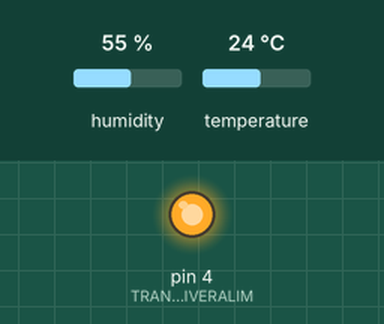
The sketch below on a simulated Arduino Uno, built with avr-gcc and run on an emulated ATmega328P. Parts: output pins drawn as LEDs (lit = HIGH). The inputs (shaded band) are chosen by the test bench; at power-on: humidity 55 %, temperature 24 °C. Random numbers use the default seed unless the sketch sets one; pins used as bus, display or sensor lines are not drawn; what the sketch prints to the serial monitor is not drawn.

Above: at 0.1 s.
At 121.0 s:
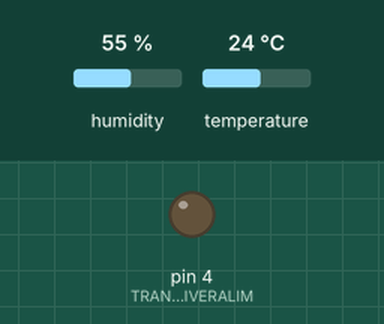
Timing chart, 0 to 130.0 s (numbered marks = the images above):
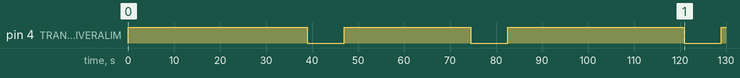

Measured:
- by itself, pin 4 (TRANSCEIVERALIM): goes HIGH 38.9 s, LOW 8.1 s, HIGH 27.6 s, LOW 8.1 s, HIGH 38.4 s, LOW 8.1 s, then HIGH

The sketch:

Temp_probe.ino
```cpp
#include <LowPower.h>
#include <DHT.h>
#include <math.h>


#define DHTPIN 2
#define DHTTYPE DHT11
#define DHTALIM 3
#define TRANSCEIVERALIM 4

DHT dht(DHTPIN, DHTTYPE);

int sleep_index=0;
int mote_addr = 69;

void setup() {
  Serial.begin(9600);
  dht.begin();
  pinMode(DHTALIM, OUTPUT);
  pinMode(TRANSCEIVERALIM, OUTPUT);
}

int sendData(int temp, int hum)
{
	int send_temp, cs_temp, cs_hum, redund, cs_redund;
  int ack = 0;
	int dummy_byte1=169;
	int dummy_byte2=244;
	int dummy_byte3=190;

	send_temp = temp + 25;
	cs_temp = 255 - (temp + 25);
	cs_hum = 255 - hum;
	redund = hum + temp + 25;
	cs_redund = 255 - (hum + temp + 25);

	byte packet[] = {dummy_byte1, dummy_byte2, dummy_byte3, mote_addr, hum, cs_hum, send_temp, cs_temp, redund, cs_redund, dummy_byte3, dummy_byte2, dummy_byte1};
  Serial.write(packet, 13);

  delay(200);
  if (Serial.available() > 0) {
    ack=Serial.read();
  }
  else {
    ack=0;
  }
  return ack;
}

void loop() {
  if (sleep_index >= 0)
  {

    Serial.println("UP!");

    digitalWrite(DHTALIM, HIGH);
    digitalWrite(TRANSCEIVERALIM, HIGH);
    delay(3000);

    float h = dht.readHumidity();
    float t = dht.readTemperature();
    byte h_b;
    byte t_b;
    h_b = (byte) h;
    t_b = (byte) t;
		short retry = 0;
		unsigned int wait_time;

    digitalWrite(DHTALIM, LOW);

    if (isnan(h) || isnan(t)) {
      Serial.println("Failed to read from DHT sensor!");
    }
    else {
      while ((sendData(t_b, h_b) != mote_addr) && (retry < 5))
      {
        wait_time = random(2000 * pow(2, retry));
				retry++;
				Serial.print("Will wait ");
				Serial.print(wait_time);
				Serial.println("ms before resend.");
        delay(wait_time);
      }
    }
    digitalWrite(TRANSCEIVERALIM, LOW);

    sleep_index = 0;

    /* Re-enter sleep mode. */
    Serial.println("go back to sleep");
    delay(50);
    LowPower.powerDown(SLEEP_8S, ADC_OFF, BOD_OFF);
  }
  else
  {
    sleep_index++;
    LowPower.powerDown(SLEEP_8S, ADC_OFF, BOD_OFF);
  }
}
```
